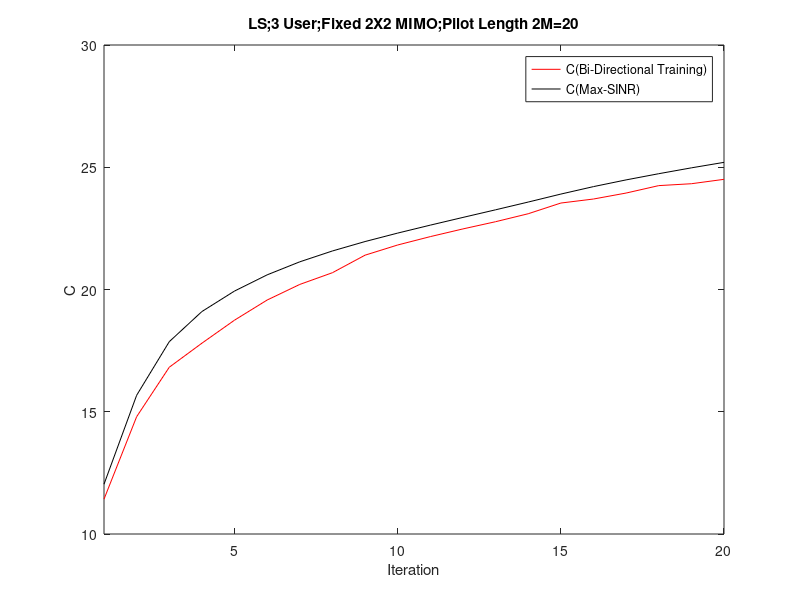

Write the MATLAB code that produced this figure.
%3 user, 2X2 MIMO Channel
%Turn Off Common Channel 
%calculate MSE
%LS Filter
%add realization function
clc
clear

sigma = sqrt(10^(-3));

FilterLength = 10; %FilterLength
Realization=100;


 for R=1:Realization
     
        R
        
        H{1,1}=(1/sqrt(2))*[randn(1,1)+1i*randn(1,1) randn(1,1)+1i*randn(1,1);randn(1,1)+1i*randn(1,1) randn(1,1)+1i*randn(1,1)];
        H{1,2}=0.8*(1/sqrt(2))*[randn(1,1)+1i*randn(1,1) randn(1,1)+1i*randn(1,1);randn(1,1)+1i*randn(1,1) randn(1,1)+1i*randn(1,1)];
        H{2,1}=0.8*(1/sqrt(2))*[randn(1,1)+1i*randn(1,1) randn(1,1)+1i*randn(1,1);randn(1,1)+1i*randn(1,1) randn(1,1)+1i*randn(1,1)];
        H{2,2}=(1/sqrt(2))*[randn(1,1)+1i*randn(1,1) randn(1,1)+1i*randn(1,1);randn(1,1)+1i*randn(1,1) randn(1,1)+1i*randn(1,1)];
        H{3,3}=(1/sqrt(2))*[randn(1,1)+1i*randn(1,1) randn(1,1)+1i*randn(1,1);randn(1,1)+1i*randn(1,1) randn(1,1)+1i*randn(1,1)];
        H{1,3}=0.8*(1/sqrt(2))*[randn(1,1)+1i*randn(1,1) randn(1,1)+1i*randn(1,1);randn(1,1)+1i*randn(1,1) randn(1,1)+1i*randn(1,1)];
        H{2,3}=0.8*(1/sqrt(2))*[randn(1,1)+1i*randn(1,1) randn(1,1)+1i*randn(1,1);randn(1,1)+1i*randn(1,1) randn(1,1)+1i*randn(1,1)];
        H{3,1}=0.8*(1/sqrt(2))*[randn(1,1)+1i*randn(1,1) randn(1,1)+1i*randn(1,1);randn(1,1)+1i*randn(1,1) randn(1,1)+1i*randn(1,1)];
        H{3,2}=0.8*(1/sqrt(2))*[randn(1,1)+1i*randn(1,1) randn(1,1)+1i*randn(1,1);randn(1,1)+1i*randn(1,1) randn(1,1)+1i*randn(1,1)];

        Z{1,1}=H{1,1}';
        Z{1,2}=H{2,1}';
        Z{2,1}=H{1,2}';
        Z{2,2}=H{2,2}';
        Z{3,3}=H{3,3}';
        Z{3,1}=H{1,3}';
        Z{3,2}=H{2,3}';
        Z{1,3}=H{3,1}';
        Z{2,3}=H{3,2}';
        
        for k = 1:3
        gp(:,k)=[randn(1,1)+1i*randn(1,1);randn(1,1)+1i*randn(1,1)];
        gp_w(:,k)=[randn(1,1)+1i*randn(1,1);randn(1,1)+1i*randn(1,1)];
        gp(:,k)=gp(:,k)/norm(gp(:,k));
        gp_w(:,k)=gp_w(:,k)/norm(gp_w(:,k));
        end
        
       

for iteration = 1:20
    
    
           
            %Backward Training
            for iter1 = 1:FilterLength

                    for k =1:3
                        if rand-0.5 >= 0
                                    xp_b(k,iter1) = 1;
                                else
                                    xp_b(k,iter1) = -1;
                        end
                    end
                    
                       
                    for k = 1:3

                                neq_p(:,iter1,k) = [0;0];
                                for j = 1:3
                                    if j~=k; 
                                        neq_p(:,iter1,k) = neq_p(:,iter1,k) + Z{k,j}*gp(:,j)*xp_b(j,iter1);
                                    end
                                end

                                neq_p_w(:,:,k) = [0 0;0 0];
                                for j = 1:3
                                    if j~=k;
                                        neq_p_w(:,:,k) = neq_p_w(:,:,k) + Z{k,j}*gp_w(:,j)*gp_w(:,j)'*Z{k,j}';
                                    end
                                end

                           
                    end
                    
                    for k = 1:3   
                                yb(:,iter1,k) = Z{k,k}*(gp(:,k)*xp_b(k,iter1))...
                                                +neq_p(:,iter1,k)...
                                                +sigma*(1/sqrt(2))*[(randn(1,1)+1i*randn(1,1));(randn(1,1)+1i*randn(1,1))];
                    end
                           
                    
                    
            end
            
                    for k = 1:3
                    vp_w(:,k) = inv(  Z{k,k}*gp_w(:,k)*gp_w(:,k)'*Z{k,k}'... 
                                      + neq_p_w(:,:,k)...  
                                      + eye(2)*sigma^2  ) * (Z{k,k}*gp_w(:,k)); 
                    end
            
                    for k = 1:3
                    vp(:,k)  = inv(yb(:,:,k)*yb(:,:,k)')*yb(:,:,k)*xp_b(k,:)';
                    end  
                       
                    for k = 1:3
                    vp(:,k)=(vp(:,k))/norm(vp(:,k));
                    vp_w(:,k)=(vp_w(:,k))/norm(vp_w(:,k));
                    end
                    
                    
       

            %Forward Training  
            for iter2 = 1:FilterLength

                    for k = 1:3
                        if rand-0.5 >= 0
                                    xp_f(k,iter2) = 1;
                                else
                                    xp_f(k,iter2) = -1;
                        end
                    end

                    for k = 1:3

                                neq_p(:,iter2,k) = [0;0];
                                for j = 1:3
                                    if j~=k; 
                                        neq_p(:,iter2,k) = neq_p(:,iter2,k) + H{k,j}*vp(:,j)*xp_f(j,iter2);
                                    end
                                end

                                neq_p_w(:,:,k) = [0 0;0 0];
                                for j = 1:3
                                    if j~=k;
                                        neq_p_w(:,:,k) = neq_p_w(:,:,k) + H{k,j}*vp_w(:,j)*vp_w(:,j)'*H{k,j}';
                                    end
                                end

                    end
                    
                    for k = 1:3    
                    yf(:,iter2,k) = H{k,k}*(vp(:,k)*xp_f(k,iter2))...
                                    +neq_p(:,iter2,k)...
                                    +sigma*(1/sqrt(2))*[(randn(1,1)+1i*randn(1,1));(randn(1,1)+1i*randn(1,1))];
                    end
                   
            end 
    
                for k = 1:3 
                gp_w(:,k) = inv(  H{k,k}*vp_w(:,k)*vp_w(:,k)'*H{k,k}'...
                                + neq_p_w(:,:,k)...  
                                + eye(2)*sigma^2  ) * (H{k,k}*vp_w(:,k)); 
                end

                for k = 1:3
                gp(:,k)  = inv(yf(:,:,k)*yf(:,:,k)')*yf(:,:,k)*xp_f(k,:)';
                end
                
                for k = 1:3
                gp(:,k)=gp(:,k)/norm(gp(:,k));
                gp_w(:,k)=gp_w(:,k)/norm(gp_w(:,k));
                end
                
            
    
            for k = 1:3
        
                neq_SINR_p(iteration,k) = 0;
                for j = 1:3
                    if j~=k; 
                neq_SINR_p(iteration,k) = neq_SINR_p(iteration,k) + norm(gp(:,k)'*H{k,j}*vp(:,j))^2;
                    end
                end

                neq_SINR_p_w(iteration,k) = 0;
                for j = 1:3
                    if j~=k; 
                neq_SINR_p_w(iteration,k) = neq_SINR_p_w(iteration,k) + norm(gp_w(:,k)'*H{k,j}*vp_w(:,j))^2;
                    end
                end
        
            end
            
            for k = 1:3
            SINR_without_stat(iteration,k,R)= (norm(  gp(:,k)'*H{k,k}*vp(:,k) )^2/( neq_SINR_p(iteration,k) + norm( gp(:,k)'*eye(2)*sigma^2*gp(:,k) )    ));
            SINR_know_stat(iteration,k,R)= (norm(   gp_w(:,k)'*H{k,k}*vp_w(:,k) )^2/( neq_SINR_p_w(iteration,k) + norm( gp_w(:,k)'*eye(2)*sigma^2*gp_w(:,k) )   ));
            end
            
            C_without_stat(R,iteration)=0;
            C_know_stat(R,iteration)=0;
            for k = 1:3
            C_without_stat(R,iteration)=C_without_stat(R,iteration)+log2(1+SINR_without_stat(iteration,k,R));
            C_know_stat(R,iteration)=C_know_stat(R,iteration)+log2(1+SINR_know_stat(iteration,k,R));
            end
    end
           
end
   

n=1:iteration;

plot(   n,  mean(C_without_stat),   'r', n,  mean(C_know_stat), 'k' )
legend('C(Bi-Directional Training)','C(Max-SINR)')
xlabel('Iteration')
ylabel('C')
title('LS;3 User;Fixed 2X2 MIMO;Pilot Length 2M=20')
axis([1 iteration 10 30])


